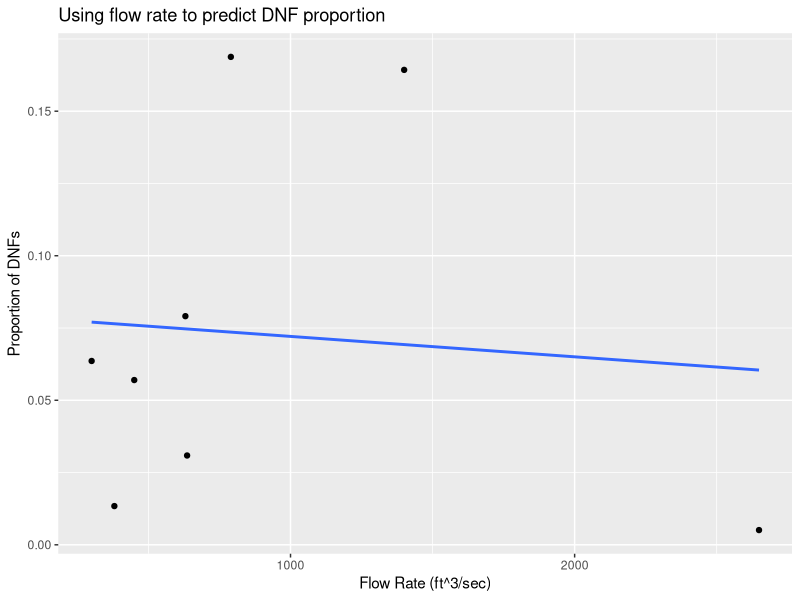

Source code (R): (Note: this script raises an error after producing the figure.)
## ---- chunk 1
library(tidyverse)
library(broom)

RR_dnf_data <- read_csv("raisin_river_DNF.csv")
## ---- chunk 2
ggplot(RR_dnf_data, aes(x = flow, y = prop_DNF)) +
  geom_point() +
  geom_smooth(method="lm",se=FALSE) +
  labs(x = "Flow Rate (ft^3/sec)",
       y = "Proportion of DNFs",
       title = "Using flow rate to predict DNF proportion")
## ---- chunk 3
dnf_mod <- lm(prop_DNF ~ flow, RR_dnf_data)
summary(dnf_mod)
## ---- chunk 4
sort(hatvalues(dnf_mod),decreasing=TRUE)
## ---- chunk 5
sort(rstandard(dnf_mod),decreasing=TRUE)
## ---- chunk 6
sort(cooks.distance(dnf_mod),decreasing=TRUE)
## ---- chunk 7
dnf_resid |> filter(.hat > 2*(2/8))
## ---- chunk 8
dnf_resid |> filter( abs(.std.resid) >= 2)
## ---- chunk 9
dnf_resid |> filter(.cooksd > 1) ## 2017 is highly influential
## ---- chunk 10
RR_dnf_data2 <- RR_dnf_data |> filter(year != 2017)
## ---- chunk 11
ggplot(RR_dnf_data2, aes(x = flow, y = prop_DNF)) +
  geom_point() +
  geom_smooth(method = lm, formula=y~x,se = FALSE) +
  labs(x = "Flow Rate (ft^3/sec)",
       y = "Proportion of DNFs",
       title = "Using flow rate to predict DNF proportion")
## ---- chunk 12
dnf_mod <- lm(prop_DNF ~ flow, RR_dnf_data2)
summary(dnf_mod)
## ---- chunk 13
-0.001343 + (0.0001279*1100)
200 * 0.139347
